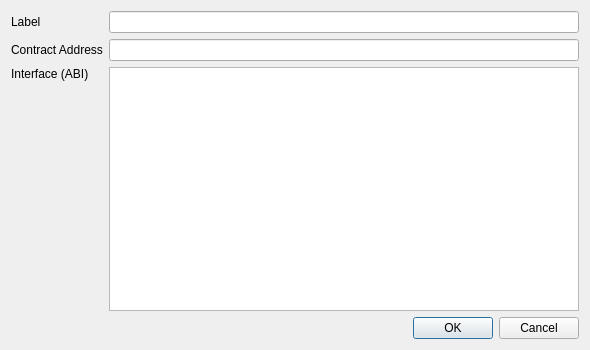
<?xml version="1.0" encoding="UTF-8"?>
<ui version="4.0">
 <class>EditContractInfoDialog</class>
 <widget class="QDialog" name="EditContractInfoDialog">
  <property name="geometry">
   <rect>
    <x>0</x>
    <y>0</y>
    <width>590</width>
    <height>350</height>
   </rect>
  </property>
  <property name="windowTitle">
   <string>Dialog</string>
  </property>
  <layout class="QVBoxLayout" name="verticalLayout">
   <item>
    <layout class="QGridLayout" name="gridLayout">
     <item row="0" column="0">
      <widget class="QLabel" name="labelName">
       <property name="text">
        <string>Label</string>
       </property>
      </widget>
     </item>
     <item row="0" column="1">
      <widget class="QLineEdit" name="labelEdit"/>
     </item>
     <item row="1" column="0">
      <widget class="QLabel" name="labelAddress">
       <property name="text">
        <string>Contract Address</string>
       </property>
      </widget>
     </item>
     <item row="1" column="1">
      <widget class="QLineEdit" name="addressEdit"/>
     </item>
     <item row="2" column="1">
      <widget class="QTextEdit" name="ABIEdit"/>
     </item>
     <item row="2" column="0">
      <layout class="QVBoxLayout" name="verticalLayout_3">
       <item>
        <widget class="QLabel" name="labelABI">
         <property name="text">
          <string>Interface (ABI)</string>
         </property>
        </widget>
       </item>
       <item>
        <spacer name="verticalSpacer">
         <property name="orientation">
          <enum>Qt::Vertical</enum>
         </property>
         <property name="sizeHint" stdset="0">
          <size>
           <width>20</width>
           <height>40</height>
          </size>
         </property>
        </spacer>
       </item>
      </layout>
     </item>
    </layout>
   </item>
   <item>
    <widget class="QDialogButtonBox" name="buttonBox">
     <property name="orientation">
      <enum>Qt::Horizontal</enum>
     </property>
     <property name="standardButtons">
      <set>QDialogButtonBox::Cancel|QDialogButtonBox::Ok</set>
     </property>
    </widget>
   </item>
  </layout>
 </widget>
 <resources/>
 <connections>
  <connection>
   <sender>buttonBox</sender>
   <signal>accepted()</signal>
   <receiver>EditContractInfoDialog</receiver>
   <slot>accept()</slot>
   <hints>
    <hint type="sourcelabel">
     <x>248</x>
     <y>254</y>
    </hint>
    <hint type="destinationlabel">
     <x>157</x>
     <y>274</y>
    </hint>
   </hints>
  </connection>
  <connection>
   <sender>buttonBox</sender>
   <signal>rejected()</signal>
   <receiver>EditContractInfoDialog</receiver>
   <slot>reject()</slot>
   <hints>
    <hint type="sourcelabel">
     <x>316</x>
     <y>260</y>
    </hint>
    <hint type="destinationlabel">
     <x>286</x>
     <y>274</y>
    </hint>
   </hints>
  </connection>
 </connections>
</ui>
